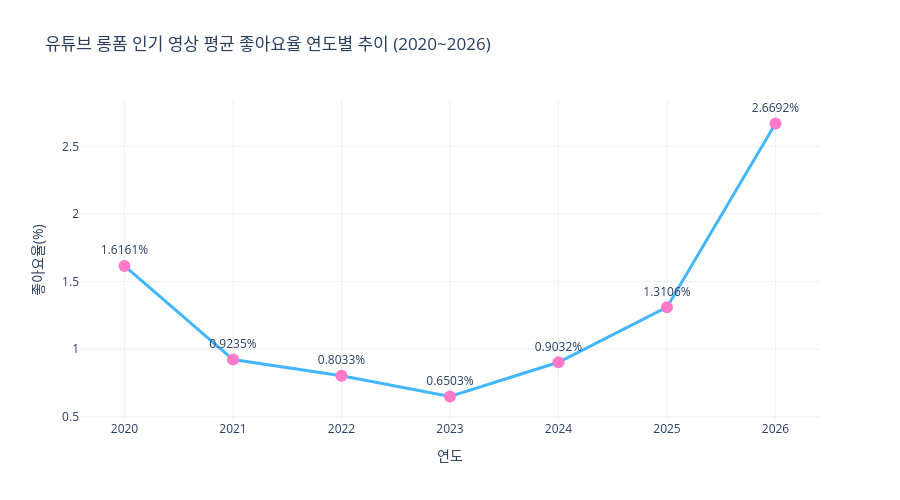

Source (notebook cell):
### Code cell
# 롱폼 영상만 필터링
longform_only = df_trend[df_trend['format_type'] == 'longform'].copy()

# 좋아요율 계산
longform_only['like_rate'] = longform_only['like_count'] / longform_only['view_count'].replace(0, 1) * 100

# 연도별 평균 좋아요율
yearly_like_rate = []
for year in years:
    year_df = longform_only[longform_only['period'] == year]
    if len(year_df) > 0:
        rate = round(year_df['like_rate'].mean(), 4)
    else:
        rate = 0
    yearly_like_rate.append(rate)
    print(f'{year}년 롱폼 평균 좋아요율: {rate}%')

# 시각화
fig2 = go.Figure()
fig2.add_trace(go.Scatter(
    x=years,
    y=yearly_like_rate,
    mode='lines+markers+text',
    text=[f'{r}%' for r in yearly_like_rate],
    textposition='top center',
    line=dict(color='#42B6FF', width=3),
    marker=dict(color='#FF7AC8', size=12)
))
fig2.update_layout(
    title='유튜브 롱폼 인기 영상 평균 좋아요율 연도별 추이 (2020~2026)',
    yaxis_title='좋아요율(%)',
    xaxis_title='연도',
    template='plotly_white',
    height=500
)
fig2.show()

### Figure 1 — Plotly figure (JSON) as saved in the notebook; plotly's stock layout.template omitted (floating-point values rounded to 4 significant figures)
{"data": [{"line": {"color": "#42B6FF", "width": 3}, "marker": {"color": "#FF7AC8", "size": 12}, "mode": "lines+markers+text", "text": ["1.6161%", "0.9235%", "0.8033%", "0.6503%", "0.9032%", "1.3106%", "2.6692%"], "textposition": "top center", "type": "scatter", "x": ["2020", "2021", "2022", "2023", "2024", "2025", "2026"], "y": [1.616, 0.9235, 0.8033, 0.6503, 0.9032, 1.311, 2.669]}], "layout": {"height": 500, "title": {"text": "유튜브 롱폼 인기 영상 평균 좋아요율 연도별 추이 (2020~2026)"}, "xaxis": {"title": {"text": "연도"}}, "yaxis": {"title": {"text": "좋아요율(%)"}}}}
